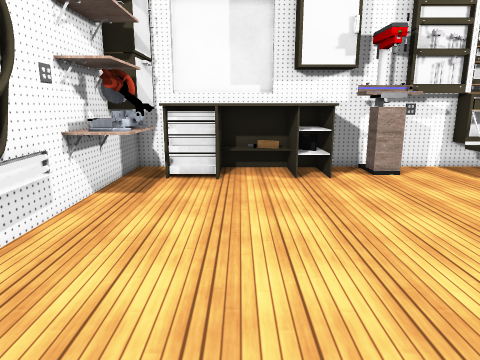
View 1 (above)

17 first-person views from a walk through a 3-D level made in the Unity game engine. The camera is 1.5 m above the floor, tilts 12° down and sees 70° across. The floor is counted in squares, 0.5 m on a side. Each view is taken from the middle of a square. On the plan, view 1 faces up. The plan holds only what a view shows up to about 20 squares ahead; the rest is blank. Some surface patterns are stand-ins.

View 2
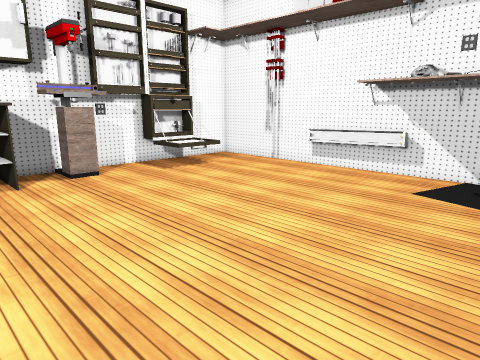

View 3
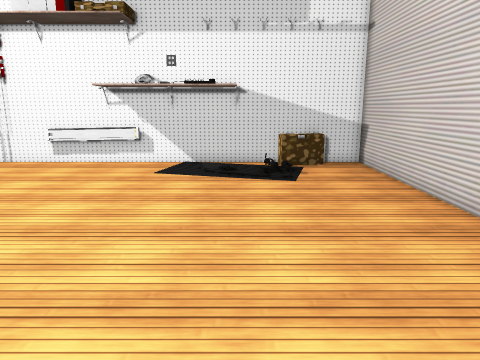

View 4
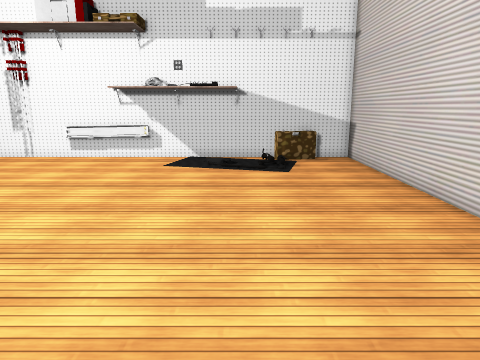

View 5
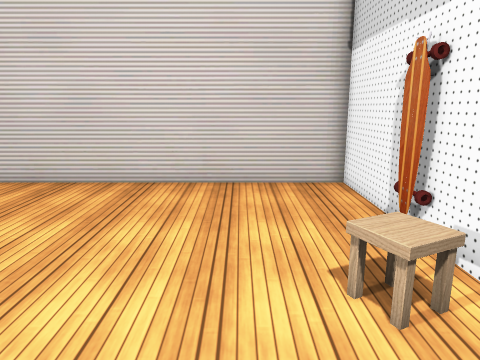

View 6
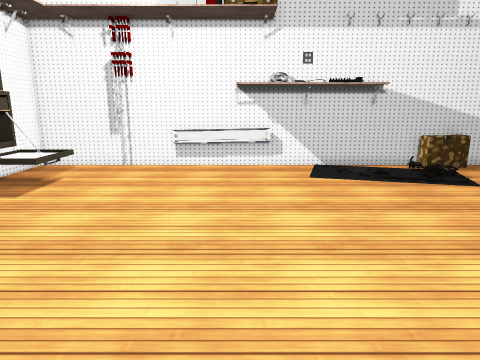

View 7
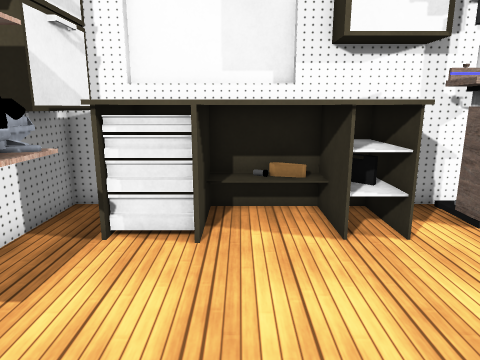

View 8
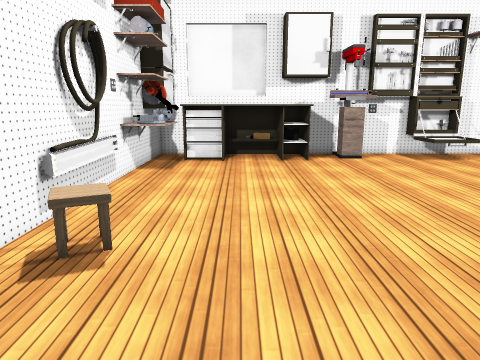

View 9
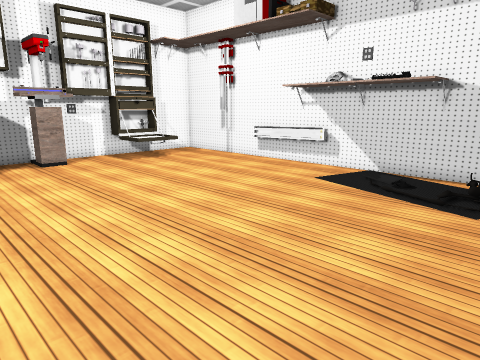

View 10
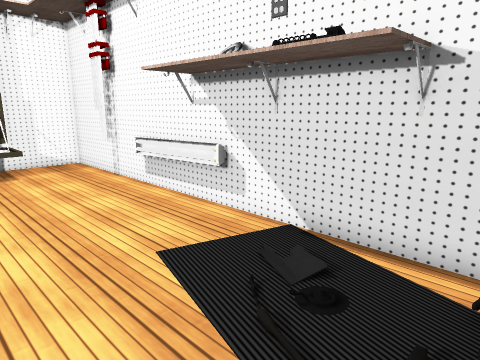

View 11
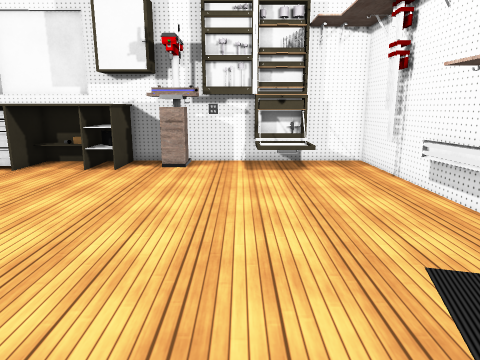

View 12
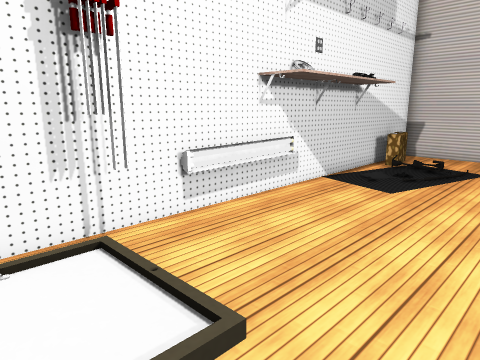

View 13
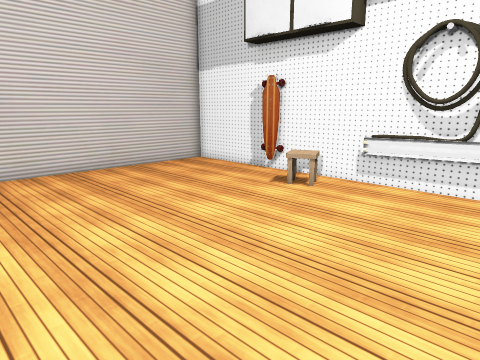

View 14
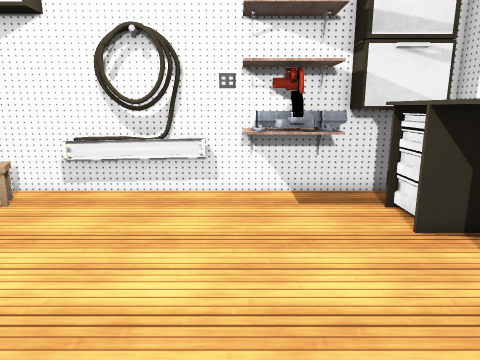

View 15
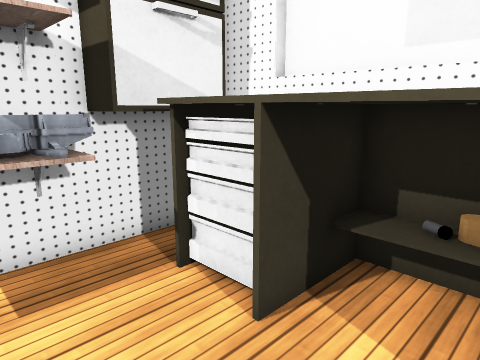

View 16
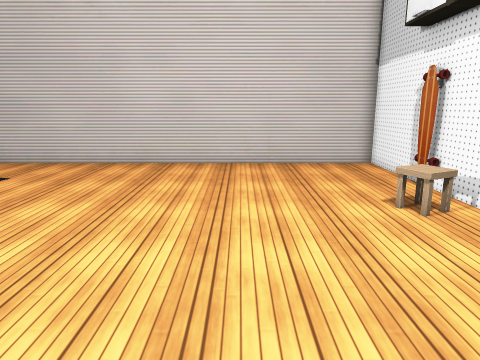

View 17
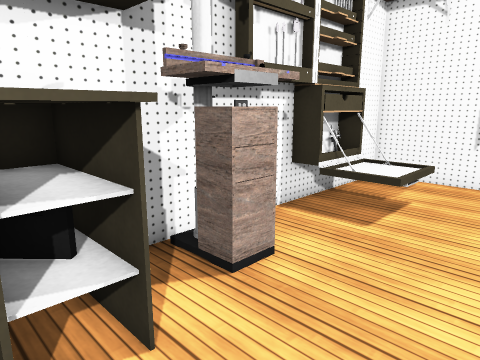

### Floor plan
Key: @ floor where view 1 was taken; # wall or solid block; . floor; = window, fence, low wall or low ledge; v drop or lower ground; L locker; T table; S shelf; A stool.
Columns run from 5 left of view 1 to 17 right of it. Each row starts with its distance up from view 1.
 18 ###########    ##  ##
 17 #LTTTTTTTT #### LLLL ##
 16 LLT TTTTTT.##...LLLL..#
 15 LLTTTTTTTT.##...LLLL..#
 14 #LTTTTTTTT......LLLL..#
 13 ##S..................##
 12 ###..................##
 11 ##S...................#
 10 #SS...................#
  9 #.................... #
  8 #....................#
  7 #.................... #
  6 #.....................#
  5 #.....................#
  4 #.....................#
  3 #AA...................#
  2 #AA...................#
  1 #A....................#
  0 #....@................#
 -1 #.....................#
 -2 #....................=#
 -3 #....................=v
 -4 #....................=#
 -5 #.................... #
 -6 #.....................#
 -7 #######################

Where each view was taken, in squares from view 1:
view 1: 0 up, 0 right, facing up
view 2: 0 up, 1 right, facing up-right
view 3: 0 up, 2 left, facing right
view 4: 0 up, 4 left, facing right
view 5: 7 up, 1 left, facing down
view 6: 7 up, 1 left, facing right
view 7: 7 up, 0 right, facing up
view 8: 5 down, 0 right, facing up
view 9: 4 down, 1 right, facing up-right
view 10: 2 down, 10 right, facing up-right
view 11: 2 down, 10 right, facing up
view 12: 16 up, 9 right, facing down-right
view 13: 10 up, 8 right, facing down-left
view 14: 10 up, 7 right, facing left
view 15: 11 up, 2 right, facing up-left
view 16: 12 up, 2 right, facing down
view 17: 11 up, 2 right, facing up-right
